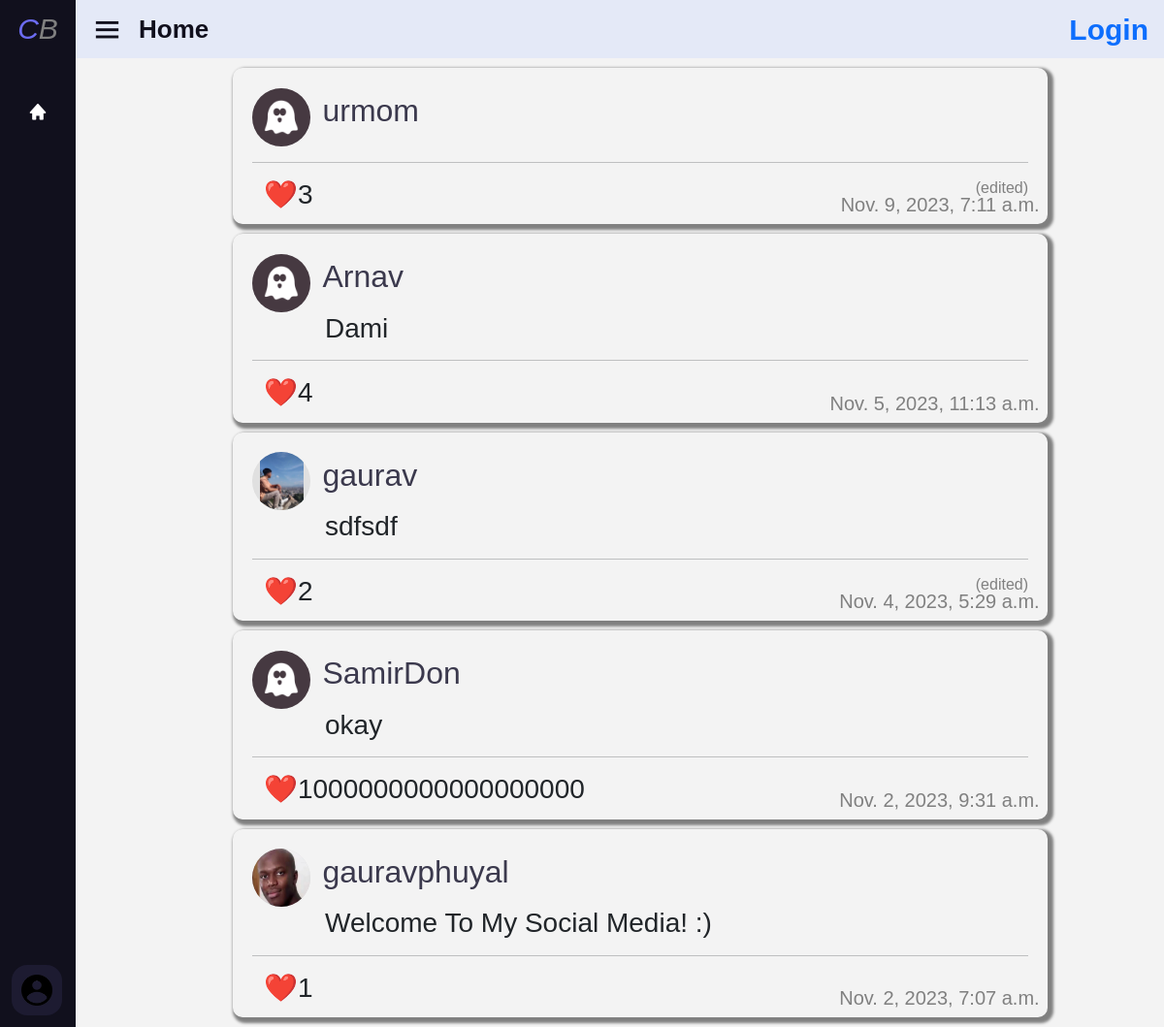
Before: / with the older database file.
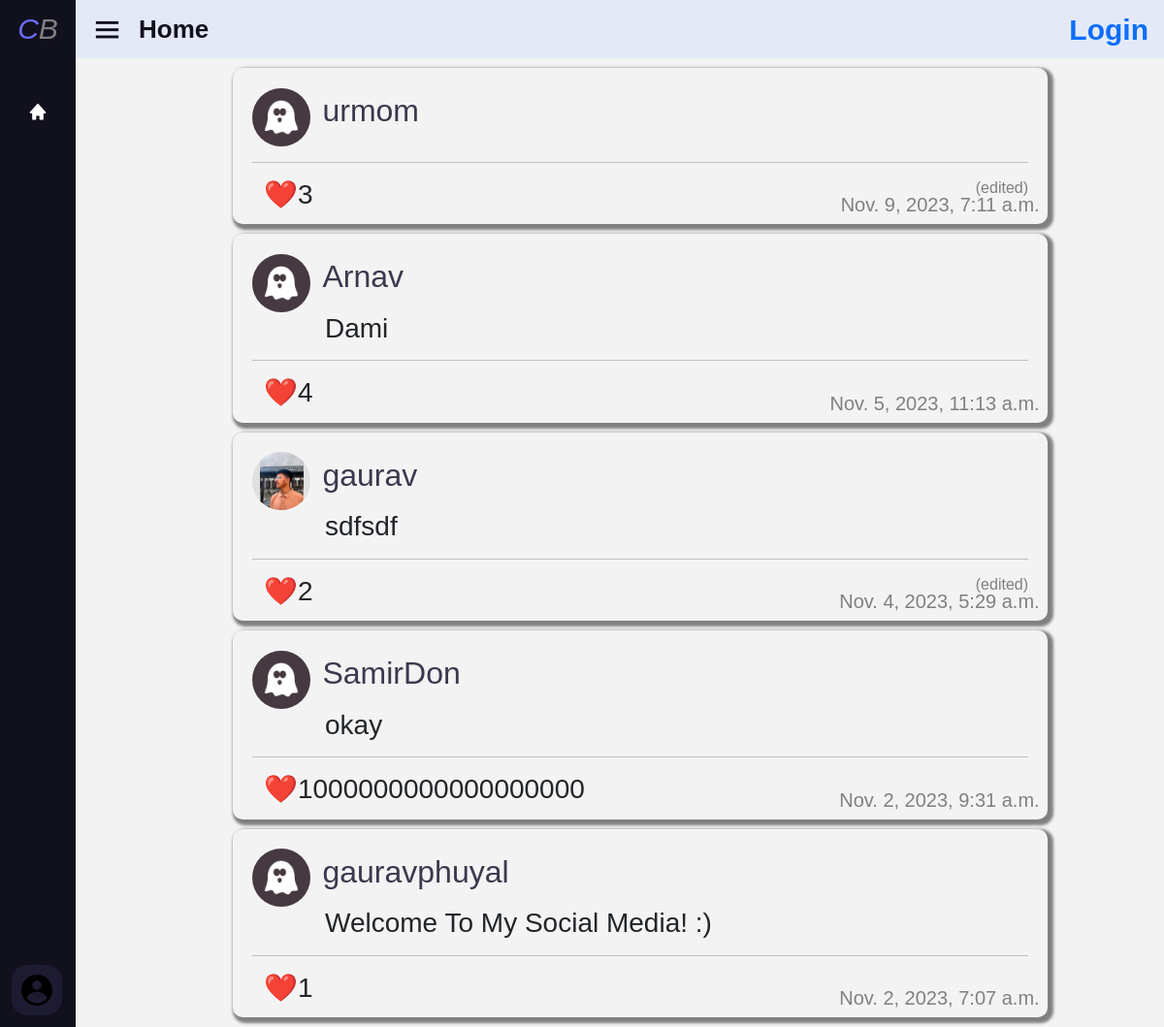
After: the same page with the newer database file.
### network/models.py (models this page shows, shortened)
class Post(models.Model):
    user = models.ForeignKey(User, on_delete=models.CASCADE)
    content = models.TextField()
    creation_date = models.DateTimeField(auto_now_add=True)
    likes = models.IntegerField(default=0)
    edited = models.BooleanField(default=False)
    likers = models.TextField(default="", null=True)

class User(AbstractUser):
    default_pfp_location = f"pfp/defaults/{random.randrange(1,10)}.png"
    follower = models.TextField(default="", null=True)
    following = models.TextField(default="", null=True)
    bio = models.TextField(default="", null=True)
    pfp = models.ImageField(upload_to=f'pfp',blank=True, null=True)
    def_pfp = models.ImageField(default=default_pfp_location)
    def get_pfp(self):
        if self.pfp:
            return self.pfp
        else:
            return self.def_pfp

### network/views.py (the view)
# urls.py: path("", views.index, name="index"),
def index(request):
    posts = Post.objects.all().order_by('-creation_date')
    return render(request, "network/index.html",{
       "posts" : posts,
       "pagename" : "Home"
    })

### network/templates/network/index.html (shortened to what this page needs)
{% extends "network/layout.html" %}
{% load static %}
{% block body %}
    {% include "network/post.html" %}
{% endblock %}

### network/templates/network/post.html (shortened to what this page needs)
{% if posts %}
    {% for post in posts %}
        <div class="post" style="position: relative;" onclick="gopostpage(`{{ post.id }}`)">
            <a href="{% url "userpage" post.user.username %}"><span><img class="profile-pic" src="{{ post.user.get_pfp.url }}" alt="pfp" ></span>
            <span class="username">{{ post.user.username }}</span></a>
            <h3 id="post-content-{{post.id}}" style="margin-left: 75px">{{ post.content }}</h3>
            <hr>
            <ul class="likeul">
                <li style="margin-right: 20px">
                    <h3 id="likeButton{{ post.id }}" ><a onclick="likepost(`{{ post.id }}`)" >❤️ </a></h3>
                </li>
                <li>
                    <h3 id="likes{{ post.id }}">{{ post.likes }}</h3>
                </li>
                <li>
                    <h5 style="position:absolute; bottom:0; right:0; margin-right: 1%">{{ post.creation_date }}</h5>
                </li>
            </ul>
            <h6 style="color: gray;text-align: right; visibility: hidden;" id="editedtag{{ post.id }}">(edited)</h1>
        </div>
    {% endfor %}
        {% else %}
            <center><h1 style="color: red; font-weight: Bolder; font-size: 900%;padding: 70px 0;">No posts :(</h1></center>
    {% endif %}

Changed rows visible on the page:
changed through a linked row, Post "sdfsdf": user.get_pfp: a different picture
changed through a linked row, Post "Welcome To My Social Media! :)": user.get_pfp: a different picture
